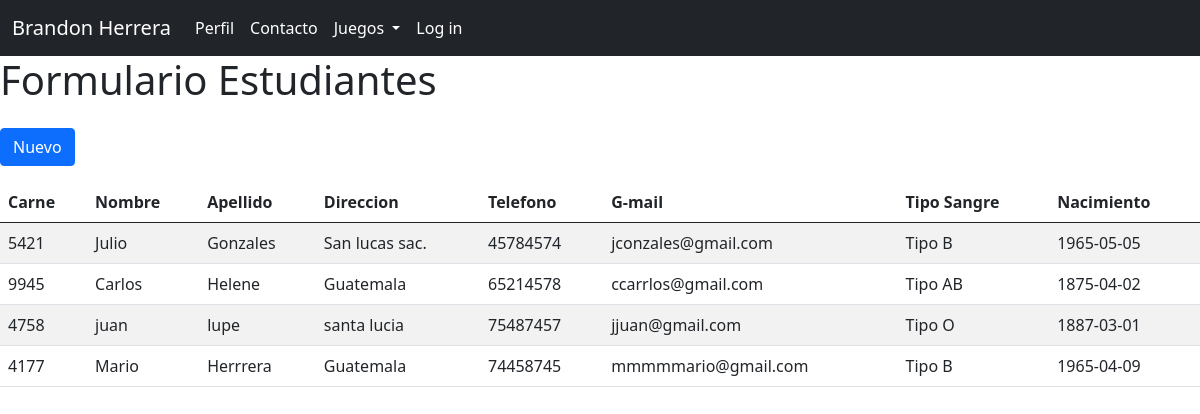
The page / on the database its author committed.
### tables this page shows
CREATE TABLE `estudiantes` (
  `id_estudiantes` int NOT NULL AUTO_INCREMENT,
  `carne` varchar(10) DEFAULT NULL,
  `nombre` varchar(60) DEFAULT NULL,
  `apellido` varchar(60) DEFAULT NULL,
  `direccion` varchar(100) DEFAULT NULL,
  `telefono` varchar(8) DEFAULT NULL,
  `correo_electronico` varchar(50) DEFAULT NULL,
  `fecha_nacimiento` date DEFAULT NULL,
  `id_tipos_sangre` smallint DEFAULT NULL,
  PRIMARY KEY (`id_estudiantes`),
  KEY `estudiantes_id_puestos_idx` (`id_tipos_sangre`),
  CONSTRAINT `estudiantes_id_puestos` FOREIGN KEY (`id_tipos_sangre`) REFERENCES `tipos_sangre` (`id_tipos_sangre`) ON UPDATE CASCADE
);

CREATE TABLE `tipos_sangre` (
  `id_tipos_sangre` smallint NOT NULL AUTO_INCREMENT,
  `sangre` varchar(40) DEFAULT NULL,
  PRIMARY KEY (`id_tipos_sangre`)
);

### index.php (the view, shortened to what this page needs)
<!doctype html>
<html lang="en">
  <head>
    <link rel="stylesheet" href="https://cdn.jsdelivr.net/npm/bootstrap@5.0.2/dist/css/bootstrap.min.css">
  </head>
  <body>
  <nav class="navbar navbar-expand-lg navbar-dark bg-dark">
        <div class="container-fluid">
        <a class="navbar-brand" href="#">Brandon Herrera</a>
          <div class="collapse navbar-collapse" id="navbarSupportedContent">
            <ul class="navbar-nav me-auto mb-2 mb-lg-0">
              <li class="nav-item">
                <a class="nav-link active" aria-current="page" href="#">Perfil</a>
              </li>
              <li class="nav-item">
                <a class="nav-link active" href="#">Contacto</a>
              </li>
              <li class="nav-item dropdown">
                <a class="nav-link active dropdown-toggle" href="#" role="button" data-bs-toggle="dropdown" aria-expanded="false">
                  Juegos
                </a>
              </li>
              <li class="nav-item">
                <a class="nav-link active">Log in</a>
              </li>
            </ul>
          </div>
        </div>
      </nav>
      <h1>Formulario Estudiantes</h1>
      <button type="button" class="btn btn-primary mt-3" data-bs-toggle="modal" data-bs-target="#exampleModal" data-bs-whatever="@mdo">Nuevo</button>
    <table class="table table-striped table-striped-columns mt-3">
      <thead class="thead-inverse">
        <tr>
          <th>Carne</th>
          <th>Nombre</th>
          <th>Apellido</th>
          <th>Direccion</th>
          <th>Telefono</th>
          <th>G-mail</th>
          <th>Tipo Sangre</th>
          <th>Nacimiento</th>
        </tr>
        </thead>
        <tbody id="tablaEstudiantes">
        <?php
            include("datos_conexion.php");
            $db_conexion = mysqli_connect($db_host,$db_usr,$db_pass,$db_nombre);
            $db_conexion -> real_query ("SELECT e.id_estudiantes as id,e.carne,e.nombre,e.apellido,e.direccion,e.telefono,e.correo_electronico,p.sangre,e.fecha_nacimiento,p.id_tipos_sangre
            FROM estudiantes as e inner join tipos_sangre as p on e.id_tipos_sangre = p.id_tipos_sangre;");
            $resultado = $db_conexion -> use_result();
            while ($fila = $resultado ->fetch_assoc()){
              echo "<tr data-id=". $fila['id']." data-idp=". $fila['id_tipos_sangre'].">";
              echo "<td>". $fila['carne']."</td>";
              echo "<td>". $fila['nombre']."</td>";
              echo "<td>". $fila['apellido']."</td>";
              echo "<td>". $fila['direccion']."</td>";
              echo "<td>". $fila['telefono']."</td>";
              echo "<td>". $fila['correo_electronico']."</td>";
              echo "<td>". $fila['sangre']."</td>";
              echo "<td>". $fila['fecha_nacimiento']."</td>";
              echo "</tr>";
            }
            ?>
        </tbody>
    </table>
  </body>
</html>

### rows shown on the page
estudiantes: carne "5421", nombre "Julio", apellido "Gonzales", direccion "San lucas sac.", telefono "45784574", correo_electronico "jconzales@gmail.com", id_tipos_sangre.sangre "Tipo B", fecha_nacimiento "1965-05-05"
estudiantes: carne "9945", nombre "Carlos", apellido "Helene", direccion "Guatemala", telefono "65214578", correo_electronico "ccarrlos@gmail.com", id_tipos_sangre.sangre "Tipo AB", fecha_nacimiento "1875-04-02"
estudiantes: carne "4758", nombre "juan", apellido "lupe", direccion "santa lucia", telefono "75487457", correo_electronico "jjuan@gmail.com", id_tipos_sangre.sangre "Tipo O", fecha_nacimiento "1887-03-01"
estudiantes: carne "4177", nombre "Mario", apellido "Herrrera", direccion "Guatemala", telefono "74458745", correo_electronico "mmmmmario@gmail.com", id_tipos_sangre.sangre "Tipo B", fecha_nacimiento "1965-04-09"
